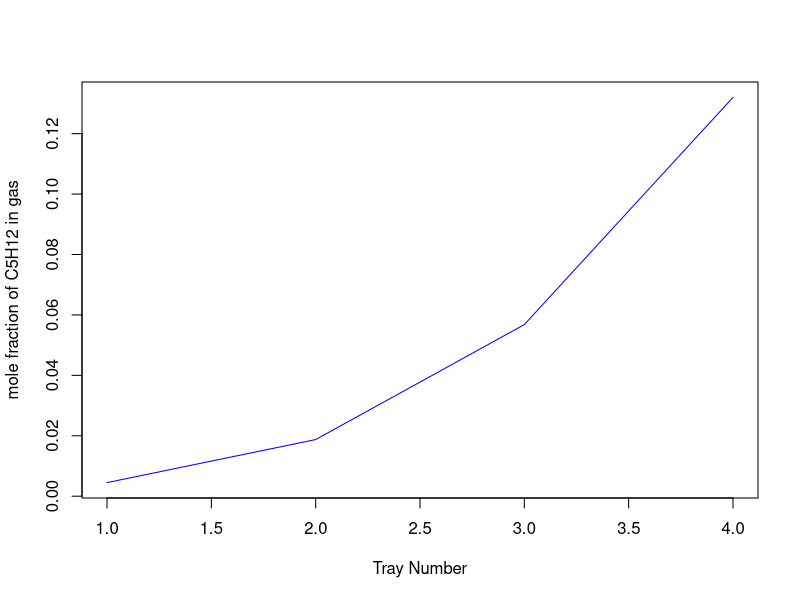
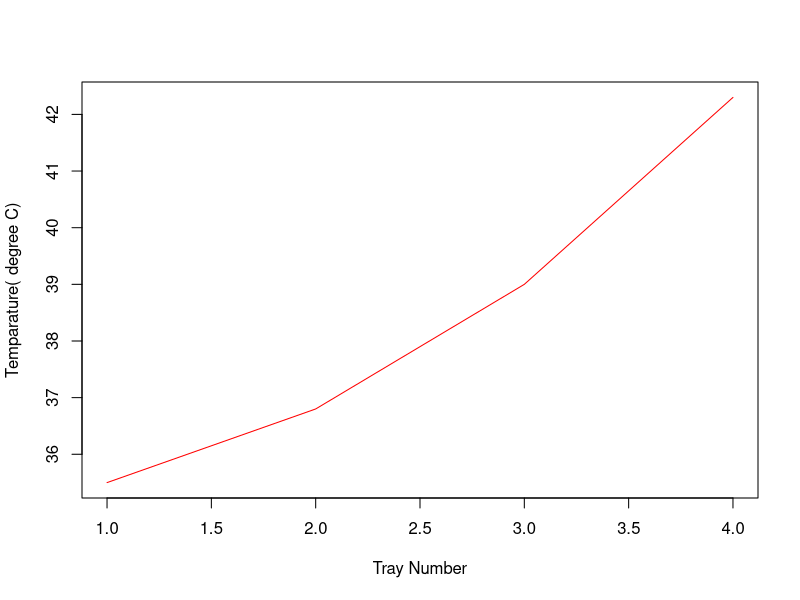

Write the R code that produced these figures, in order.
#page:302
Tempg = 27
Tempo = 0
Templ = 35
xa = 0.75
xb = 0.25
M_Paraffin = 200
hb = 1.884

Ha = 35.59 
Hbv = 119.75
Hbl = 117.53
Lb = 27820 

x = c(20,0.575,25,0.69,30,0.81,35,0.95,40,1.10,43,1.25)

M = matrix(ncol = 2 , data = x,byrow = TRUE)

GNpPlus1 = 1.0
yNpPlus1 = 0.25
HgNpPlus1 = ((1-yNpPlus1)*Ha*(Tempg-Tempo))+(yNpPlus1*(Hbv*(Tempg-Tempo)+Lb))
L0 = 2.0
x0 = 0
HL0 = ((1-x0)*hb*M_Paraffin*(Templ-Tempo))+(x0*hb*(Templ-Tempo))
C5H12_absorbed = 0.98*xb
C5H12_remained = xb-C5H12_absorbed 
G1 = xa+C5H12_remained
y1 = C5H12_remained/G1
LNp = L0+C5H12_absorbed
xNp = C5H12_absorbed/LNp 

Temp1 = 35.6
Hg1 = ((1-y1)*Ha*(Temp1-Tempo))+(y1*(Hbv*(Temp1-Tempo)+Lb))
Qt = 0 

require(pracma)

f30 = function(e){
t1 = ((L0*HL0)+(GNpPlus1*HgNpPlus1))-((LNp*e[1])+(G1*Hg1)+Qt)
return(c(t1))
}
e = matrix(2,1,3)
HlNp = c(fsolve(f30,e)$x) 

f31 = function(f){
t2 = HlNp[1]-(((1-x0)*hb*M_Paraffin*(f[1]-Tempo))+(x0*hb*(f[1]-Tempo))) 
return(c(t2))
}  
f = matrix(35.6,1,3)
TempNp = c(fsolve(f31,f)$x) 

mNp = 1.21 
yNp = mNp*xNp
GNp = G1/(1-yNp)
HgNp = ((1-yNp)*Ha*(TempNp[1]-Tempo))+(yNp*(Hbv*(TempNp[1]-Tempo)+Lb))

f32 = function(g){
t3 = g[1]+GNpPlus1-(LNp+GNp)
return(c(t3))
}
g = matrix(2,1,3)  
LNpMinus1 = c(fsolve(f32,g)$x) 	

f33 = function(h){
t4 = ((LNpMinus1[1]*h[1])+(GNpPlus1*yNpPlus1))-((LNp*xNp)+(GNp*yNp))
 return(c(t4))    
}
h = matrix(0,1,3)
xNpMinus1 = c(fsolve(f33,h)$x)

f34 = function(i){
t5 = ((LNpMinus1[1]*i[1])+(GNpPlus1*HgNpPlus1))-((LNp*HlNp[1])+(GNp*HgNp))
return(c(t5))
}
i = matrix(0,1,3)
HlNpMinus1 = c(fsolve(f34,i)$x)

f35 = function(j){
t6 = HlNpMinus1[1]-(((1-xNpMinus1[1])*hb*M_Paraffin*(j[1]-Tempo))+(xNpMinus1[1]*hb*(j[1]-Tempo)))
return(c(t6))
}
j = matrix(42,1,3)
TempNpMinus1 = c(fsolve(f35,j)$x)

n = c(4.0,42.3,0.1091,0.1320,3,39.0,0.0521,0.0568,2,36.8,0.0184,0.01875,1,35.5,0.00463, 0.00450) 


Results = matrix(ncol = 4, data = n,byrow = TRUE)

plot(Results[ ,c(1)], Results[ ,c(4)],type = 'l',xlab = "Tray Number",ylab ="mole fraction of C5H12 in gas",col = "blue") 

plot(Results[ ,c(1)],Results[ ,c(2)],type = 'l',xlab = "Tray Number",ylab = "Temparature( degree C)",col = "red") 


Np = 3.75
print(round(Np))
